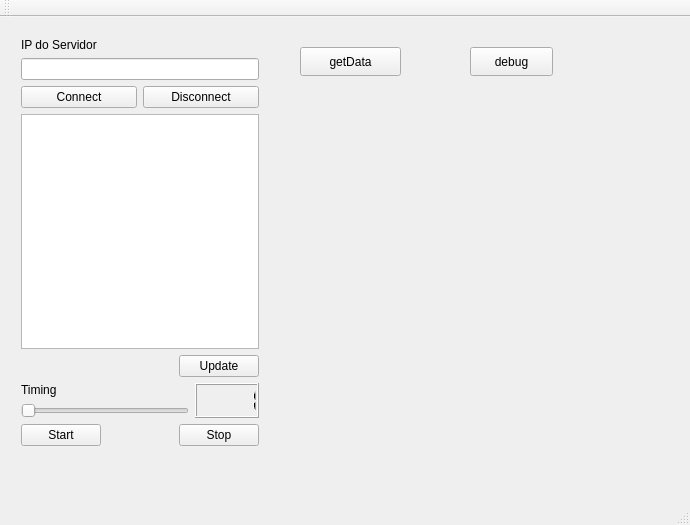
<?xml version="1.0" encoding="UTF-8"?>
<ui version="4.0">
 <class>MainWindow</class>
 <widget class="QMainWindow" name="MainWindow">
  <property name="geometry">
   <rect>
    <x>0</x>
    <y>0</y>
    <width>690</width>
    <height>525</height>
   </rect>
  </property>
  <property name="windowTitle">
   <string>MainWindow</string>
  </property>
  <widget class="QWidget" name="centralWidget">
   <widget class="QPushButton" name="pushButtonGet">
    <property name="geometry">
     <rect>
      <x>300</x>
      <y>30</y>
      <width>101</width>
      <height>29</height>
     </rect>
    </property>
    <property name="text">
     <string>getData</string>
    </property>
   </widget>
   <widget class="QWidget" name="layoutWidget">
    <property name="geometry">
     <rect>
      <x>10</x>
      <y>10</y>
      <width>260</width>
      <height>430</height>
     </rect>
    </property>
    <layout class="QVBoxLayout" name="verticalLayout_4">
     <item>
      <layout class="QVBoxLayout" name="verticalLayout_2">
       <item>
        <widget class="QLabel" name="label_ip_servidor">
         <property name="text">
          <string>IP do Servidor</string>
         </property>
        </widget>
       </item>
       <item>
        <widget class="QLineEdit" name="input_ip">
         <property name="maxLength">
          <number>32770</number>
         </property>
        </widget>
       </item>
       <item>
        <layout class="QHBoxLayout" name="horizontalLayout_2">
         <item>
          <widget class="QPushButton" name="pushButton_connect">
           <property name="text">
            <string>Connect</string>
           </property>
          </widget>
         </item>
         <item>
          <widget class="QPushButton" name="pushButton_disconnect">
           <property name="text">
            <string>Disconnect</string>
           </property>
          </widget>
         </item>
        </layout>
       </item>
      </layout>
     </item>
     <item>
      <widget class="QListWidget" name="lista_ip"/>
     </item>
     <item>
      <layout class="QVBoxLayout" name="verticalLayout_3">
       <item>
        <layout class="QHBoxLayout" name="horizontalLayout_3">
         <item>
          <spacer name="horizontalSpacer">
           <property name="orientation">
            <enum>Qt::Horizontal</enum>
           </property>
           <property name="sizeHint" stdset="0">
            <size>
             <width>40</width>
             <height>20</height>
            </size>
           </property>
          </spacer>
         </item>
         <item>
          <widget class="QPushButton" name="pushButton_update">
           <property name="text">
            <string>Update</string>
           </property>
          </widget>
         </item>
        </layout>
       </item>
      </layout>
     </item>
     <item>
      <layout class="QHBoxLayout" name="horizontalLayout">
       <item>
        <layout class="QVBoxLayout" name="verticalLayout">
         <item>
          <widget class="QLabel" name="label_timing">
           <property name="text">
            <string>Timing</string>
           </property>
          </widget>
         </item>
         <item>
          <widget class="QSlider" name="horizontalSlider_timing">
           <property name="minimum">
            <number>1</number>
           </property>
           <property name="orientation">
            <enum>Qt::Horizontal</enum>
           </property>
          </widget>
         </item>
        </layout>
       </item>
       <item>
        <widget class="QLCDNumber" name="lcdNumber_timing">
         <property name="intValue" stdset="0">
          <number>1</number>
         </property>
        </widget>
       </item>
      </layout>
     </item>
     <item>
      <layout class="QHBoxLayout" name="horizontalLayout_4">
       <item>
        <widget class="QPushButton" name="pushButton_start">
         <property name="text">
          <string>Start</string>
         </property>
        </widget>
       </item>
       <item>
        <spacer name="horizontalSpacer_2">
         <property name="orientation">
          <enum>Qt::Horizontal</enum>
         </property>
         <property name="sizeHint" stdset="0">
          <size>
           <width>40</width>
           <height>20</height>
          </size>
         </property>
        </spacer>
       </item>
       <item>
        <widget class="QPushButton" name="pushButton_stop">
         <property name="text">
          <string>Stop</string>
         </property>
        </widget>
       </item>
      </layout>
     </item>
    </layout>
   </widget>
   <widget class="Plotter" name="widget" native="true">
    <property name="geometry">
     <rect>
      <x>280</x>
      <y>80</y>
      <width>401</width>
      <height>331</height>
     </rect>
    </property>
    <property name="sizePolicy">
     <sizepolicy hsizetype="Expanding" vsizetype="Preferred">
      <horstretch>0</horstretch>
      <verstretch>0</verstretch>
     </sizepolicy>
    </property>
   </widget>
   <widget class="QPushButton" name="pushButton_debug">
    <property name="geometry">
     <rect>
      <x>470</x>
      <y>30</y>
      <width>83</width>
      <height>29</height>
     </rect>
    </property>
    <property name="text">
     <string>debug</string>
    </property>
   </widget>
  </widget>
  <widget class="QMenuBar" name="menuBar">
   <property name="geometry">
    <rect>
     <x>0</x>
     <y>0</y>
     <width>690</width>
     <height>25</height>
    </rect>
   </property>
  </widget>
  <widget class="QToolBar" name="mainToolBar">
   <attribute name="toolBarArea">
    <enum>TopToolBarArea</enum>
   </attribute>
   <attribute name="toolBarBreak">
    <bool>false</bool>
   </attribute>
  </widget>
  <widget class="QStatusBar" name="statusBar"/>
 </widget>
 <layoutdefault spacing="6" margin="11"/>
 <customwidgets>
  <customwidget>
   <class>Plotter</class>
   <extends>QWidget</extends>
   <header>plotter.h</header>
   <container>1</container>
  </customwidget>
 </customwidgets>
 <resources/>
 <connections>
  <connection>
   <sender>horizontalSlider_timing</sender>
   <signal>valueChanged(int)</signal>
   <receiver>lcdNumber_timing</receiver>
   <slot>display(int)</slot>
   <hints>
    <hint type="sourcelabel">
     <x>159</x>
     <y>442</y>
    </hint>
    <hint type="destinationlabel">
     <x>246</x>
     <y>412</y>
    </hint>
   </hints>
  </connection>
 </connections>
</ui>
